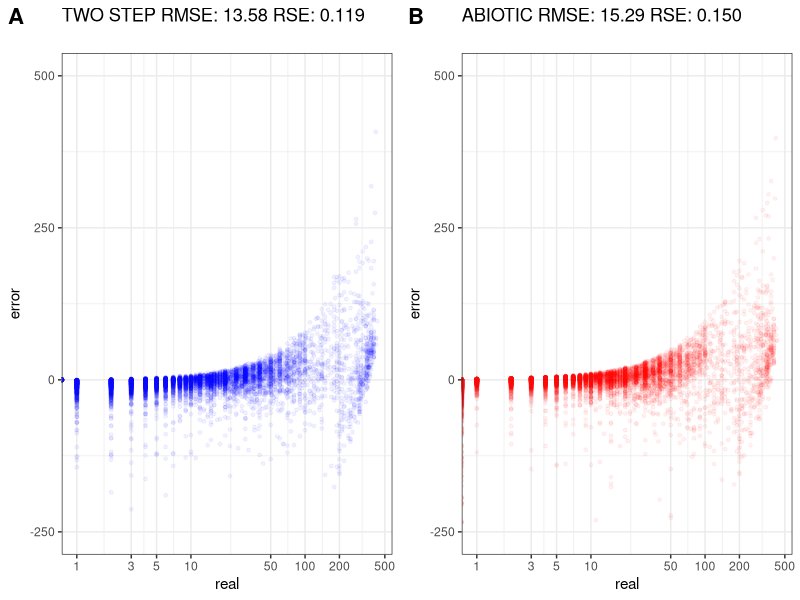
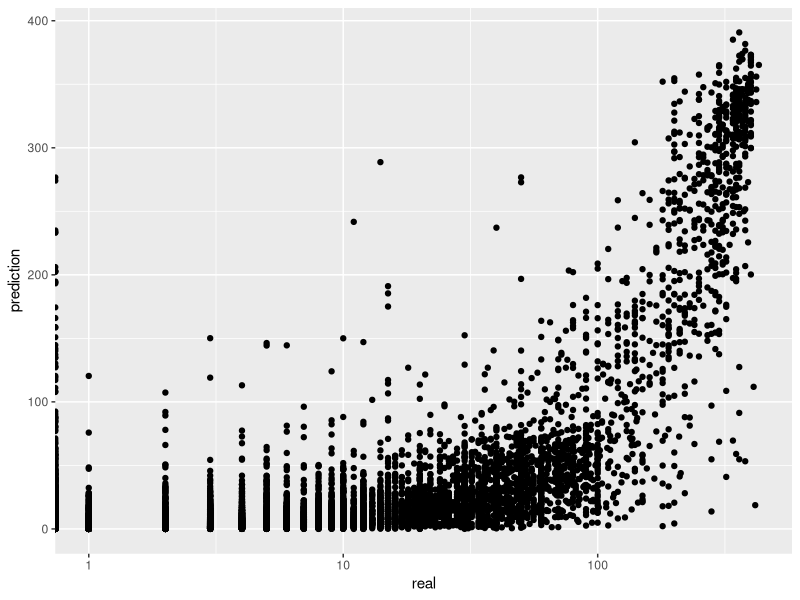
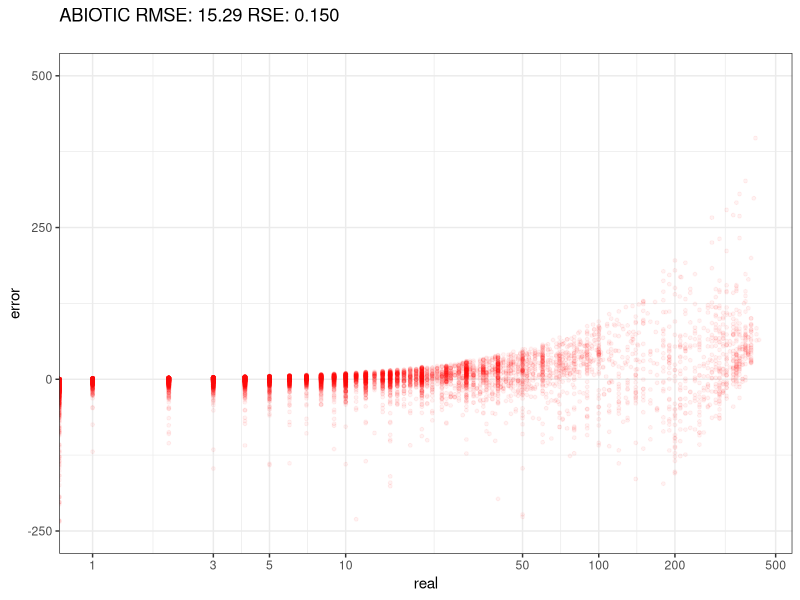
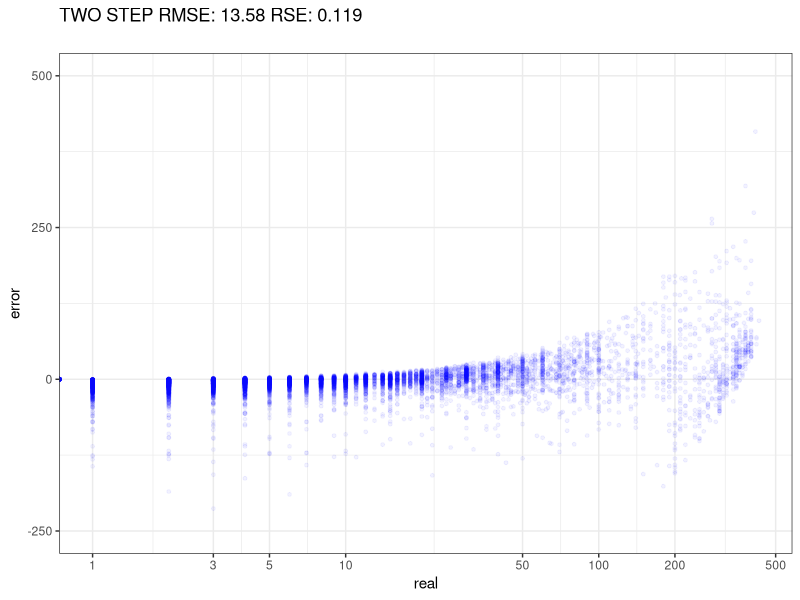
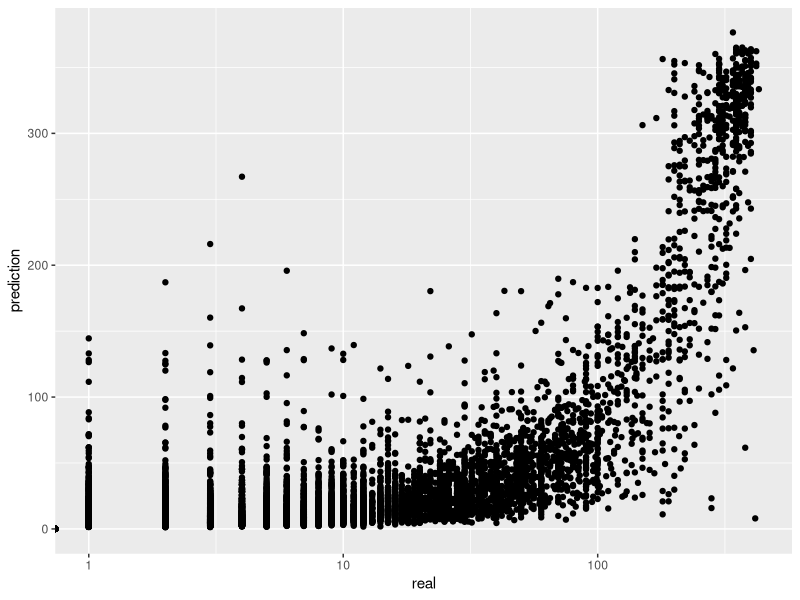

The R script that drew these images, in order:
library("Metrics")
library(grid)
library(gridExtra)
library(cowplot)
library(ggplot2)
twosteppred <- read.csv("../results/TWO_STEP_rfpred.csv")
abiopred <- read.csv("../results/abiopred.csv")

rmse_twostep <- rmse(twosteppred$real,twosteppred$prediction)
rse_twostep <- rse(twosteppred$real,twosteppred$prediction)
twosteppred$error <- (twosteppred$real - twosteppred$prediction)

rmse_abio <- rmse(abiopred$real,abiopred$prediction)
rse_abio <- rse(abiopred$real,abiopred$prediction)
abiopred$error <- (abiopred$real - abiopred$prediction)

print(sprintf("twostep      RMSE: %.02f RSE: %.03f\n",rmse_twostep,rse_twostep))
print(sprintf("ABIOTIC RMSE: %.02f RSE: %.03f\n",rmse_abio,rse_abio))

plot_scatter <- function(datos){
  p <- ggplot(data=datos)+geom_point(aes(x=real,y=prediction))+scale_x_log10()
  return(p)
}

mybreaks=c(0,1,3,5,10,50,100,200,500)

plot_error <- function(datos,relleno="blue",titulo=""){
  p <- ggplot(data=datos)+geom_point(aes(x=real,y=error),size=1, 
                                     shape=19, color=relleno, 
                                     alpha=0.05)+ggtitle(titulo)+
       scale_x_log10(breaks=mybreaks)+ylim(c(-250,500))+theme_bw()
  return(p)
}

ptwostep <- plot_scatter(twosteppred)
pabio <- plot_scatter(abiopred)

perror_twostep <- plot_error(twosteppred,titulo=sprintf("TWO STEP RMSE: %.02f RSE: %.03f\n",rmse_twostep,rse_twostep)) 

perror_abio <- plot_error(abiopred,relleno="red",titulo=sprintf("ABIOTIC RMSE: %.02f RSE: %.03f\n",rmse_abio,rse_abio)) 

g <- plot_grid(
  perror_twostep, perror_abio,
  ncol = 2,labels=c("A","B"),
  label_size = 16
)
